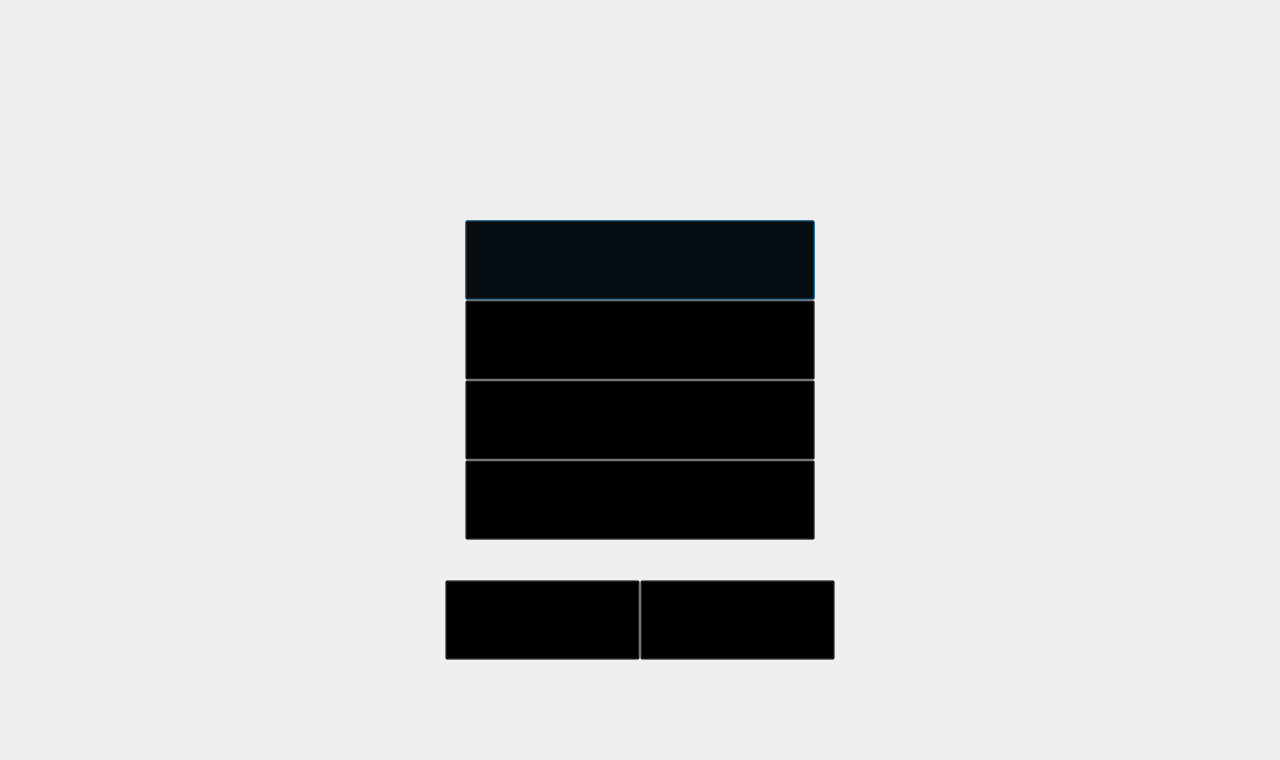
<?xml version="1.0" encoding="UTF-8"?>
<ui version="4.0">
 <class>UpChoseDevDialog</class>
 <widget class="QDialog" name="UpChoseDevDialog">
  <property name="geometry">
   <rect>
    <x>0</x>
    <y>0</y>
    <width>1280</width>
    <height>760</height>
   </rect>
  </property>
  <property name="windowTitle">
   <string>Dialog</string>
  </property>
  <property name="styleSheet">
   <string notr="true">background-image: url(:/images/Update/updateChoseDev_Bg.png);</string>
  </property>
  <widget class="QFrame" name="devChoseframe">
   <property name="geometry">
    <rect>
     <x>445</x>
     <y>100</y>
     <width>390</width>
     <height>560</height>
    </rect>
   </property>
   <property name="styleSheet">
    <string notr="true">#devChoseframe
{
background-image: url(:/images/Update/ChoseFrom_Bg.png);
}</string>
   </property>
   <property name="frameShape">
    <enum>QFrame::NoFrame</enum>
   </property>
   <property name="frameShadow">
    <enum>QFrame::Raised</enum>
   </property>
   <widget class="QGroupBox" name="groupBox">
    <property name="geometry">
     <rect>
      <x>20</x>
      <y>120</y>
      <width>350</width>
      <height>320</height>
     </rect>
    </property>
    <property name="title">
     <string/>
    </property>
    <property name="alignment">
     <set>Qt::AlignCenter</set>
    </property>
    <widget class="QPushButton" name="pushButton1">
     <property name="geometry">
      <rect>
       <x>0</x>
       <y>0</y>
       <width>350</width>
       <height>80</height>
      </rect>
     </property>
     <property name="styleSheet">
      <string notr="true">#pushButton1
{
background: transparent;
border-width:-1px;
padding:-1px;
}

#pushButton1:focus{outline: none;
}</string>
     </property>
     <property name="text">
      <string/>
     </property>
     <property name="icon">
      <iconset resource="image.qrc">
       <normaloff>:/images/Update/dev01.png</normaloff>
       <normalon>:/images/Update/dev02.png</normalon>:/images/Update/dev01.png</iconset>
     </property>
     <property name="iconSize">
      <size>
       <width>350</width>
       <height>80</height>
      </size>
     </property>
     <property name="checkable">
      <bool>true</bool>
     </property>
     <property name="checked">
      <bool>true</bool>
     </property>
     <property name="autoExclusive">
      <bool>true</bool>
     </property>
    </widget>
    <widget class="QPushButton" name="pushButton2">
     <property name="geometry">
      <rect>
       <x>0</x>
       <y>80</y>
       <width>350</width>
       <height>80</height>
      </rect>
     </property>
     <property name="styleSheet">
      <string notr="true">#pushButton2
{
background: transparent;
border-width:-1px;
padding:-1px;
}

#pushButton2:focus{outline: none;
}</string>
     </property>
     <property name="text">
      <string/>
     </property>
     <property name="icon">
      <iconset resource="image.qrc">
       <normaloff>:/images/Update/dev11.png</normaloff>
       <normalon>:/images/Update/dev12.png</normalon>:/images/Update/dev11.png</iconset>
     </property>
     <property name="iconSize">
      <size>
       <width>350</width>
       <height>80</height>
      </size>
     </property>
     <property name="checkable">
      <bool>true</bool>
     </property>
     <property name="autoExclusive">
      <bool>true</bool>
     </property>
    </widget>
    <widget class="QPushButton" name="pushButton3">
     <property name="geometry">
      <rect>
       <x>0</x>
       <y>240</y>
       <width>350</width>
       <height>80</height>
      </rect>
     </property>
     <property name="styleSheet">
      <string notr="true">#pushButton3
{
background: transparent;
border-width:-1px;
padding:-1px;
}

#pushButton3:focus{outline: none;
}</string>
     </property>
     <property name="text">
      <string/>
     </property>
     <property name="icon">
      <iconset resource="image.qrc">
       <normaloff>:/images/Update/dev21.png</normaloff>
       <normalon>:/images/Update/dev22.png</normalon>:/images/Update/dev21.png</iconset>
     </property>
     <property name="iconSize">
      <size>
       <width>350</width>
       <height>80</height>
      </size>
     </property>
     <property name="checkable">
      <bool>true</bool>
     </property>
     <property name="autoExclusive">
      <bool>true</bool>
     </property>
    </widget>
    <widget class="QPushButton" name="pushButton4">
     <property name="geometry">
      <rect>
       <x>0</x>
       <y>160</y>
       <width>350</width>
       <height>80</height>
      </rect>
     </property>
     <property name="styleSheet">
      <string notr="true">#pushButton4
{
background: transparent;
border-width:-1px;
padding:-1px;
}

#pushButton4:focus{outline: none;
}</string>
     </property>
     <property name="text">
      <string/>
     </property>
     <property name="icon">
      <iconset resource="image.qrc">
       <normaloff>:/images/Update/dev31.png</normaloff>
       <normalon>:/images/Update/dev32.png</normalon>:/images/Update/dev31.png</iconset>
     </property>
     <property name="iconSize">
      <size>
       <width>350</width>
       <height>80</height>
      </size>
     </property>
     <property name="checkable">
      <bool>true</bool>
     </property>
     <property name="autoExclusive">
      <bool>true</bool>
     </property>
    </widget>
   </widget>
   <widget class="QPushButton" name="upCancel">
    <property name="geometry">
     <rect>
      <x>0</x>
      <y>480</y>
      <width>195</width>
      <height>80</height>
     </rect>
    </property>
    <property name="styleSheet">
     <string notr="true">#upCancel
{
background: transparent;
border-width:-1px;
padding:-1px;
}

#upCancel:focus{outline: none;
}</string>
    </property>
    <property name="text">
     <string/>
    </property>
    <property name="icon">
     <iconset resource="image.qrc">
      <normaloff>:/images/Update/upCancel_Bt.png</normaloff>:/images/Update/upCancel_Bt.png</iconset>
    </property>
    <property name="iconSize">
     <size>
      <width>195</width>
      <height>80</height>
     </size>
    </property>
   </widget>
   <widget class="QPushButton" name="upOk">
    <property name="geometry">
     <rect>
      <x>195</x>
      <y>480</y>
      <width>195</width>
      <height>80</height>
     </rect>
    </property>
    <property name="styleSheet">
     <string notr="true">#upOk
{
background: transparent;
border-width:-1px;
padding:-1px;
}

#upOk:focus{outline: none;
}</string>
    </property>
    <property name="text">
     <string/>
    </property>
    <property name="icon">
     <iconset resource="image.qrc">
      <normaloff>:/images/Update/upOK_Bt.png</normaloff>:/images/Update/upOK_Bt.png</iconset>
    </property>
    <property name="iconSize">
     <size>
      <width>195</width>
      <height>80</height>
     </size>
    </property>
   </widget>
  </widget>
 </widget>
 <resources>
  <include location="image.qrc"/>
 </resources>
 <connections/>
</ui>
